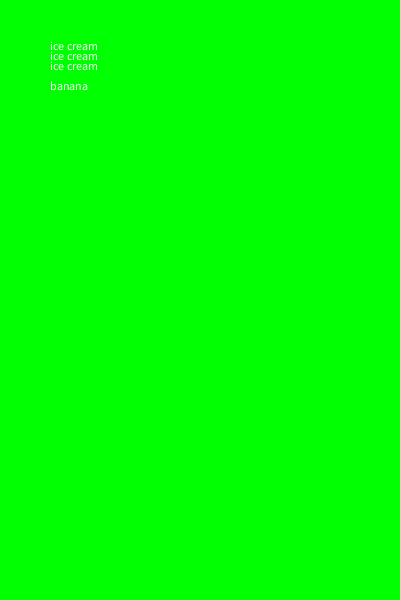
Frame 1 (no input)
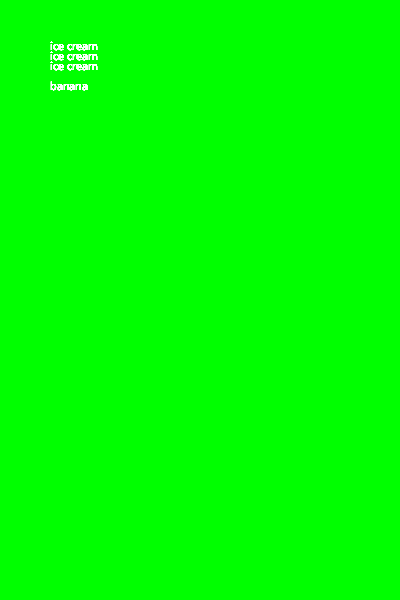
Frame 60 (the mouse pressed at the canvas centre just before this capture)
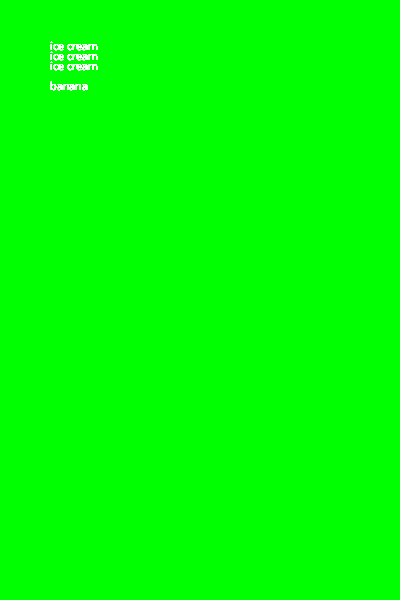
Frame 120 (the mouse held since frame 60 and released just before this capture)

The Processing sketch that drew these frames (run headless with seeded random() and noise(); from frame 60 on, the mouse is pressed at the canvas centre):

// Processing sketch: banana_split
// ── banana_split.pde
   void setup(){
        size(400,600);
        background(0,255,0);

   
 }

   void draw ( ){

for (int i = 0; i < 3; i++) {
  text("ice cream", 50, 50+i *10);
   }
   text("banana", 50, 90);
   }
